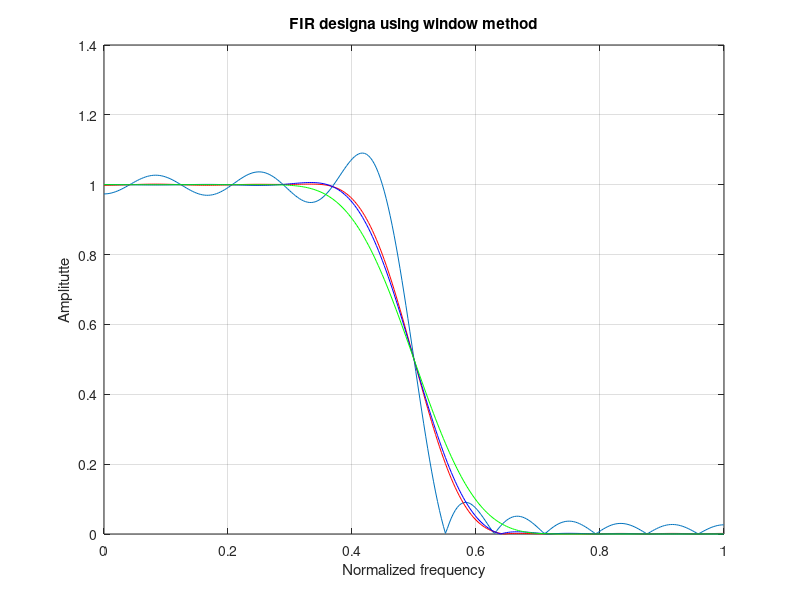

Write MATLAB code to recreate this figure.
clc ;
close all ;
clear all ;

wc=.5*pi;
N=25 ;
alpha=(N-1)/2;
eps=.001;
n=0:1:N-1;
hd=(sin(wc*(n-alpha+eps)))./(pi*(n-alpha+eps));
% this  is for rectangular window 
wr=boxcar(N)
hn=wr'.*hd;
w=0:.01:pi;
h=freqz(hn,1,w)
plot(w/pi,abs(h))
hold on 
% this is for hamming window 
wn=hamming(N);
hn1=wn'.*hd;
h1=freqz(hn1,1,w)
plot(w/pi,abs(h1),'color','red')

% this section is for hanning window 
wn=hanning(N)
hn2=wn'.*hd;
h2=freqz(hn2,1,w)
plot(w/pi,abs(h2),'color','blue')

% this section is for backman window 
wb=blackman(N);
hn3=wb'.*hd;
h3=freqz(hn3,1,w)
plot(w/pi,abs(h3),'color','green')
grid on ;

xlabel('Normalized frequency');
ylabel('Amplitutte')
title('FIR designa using window method');

